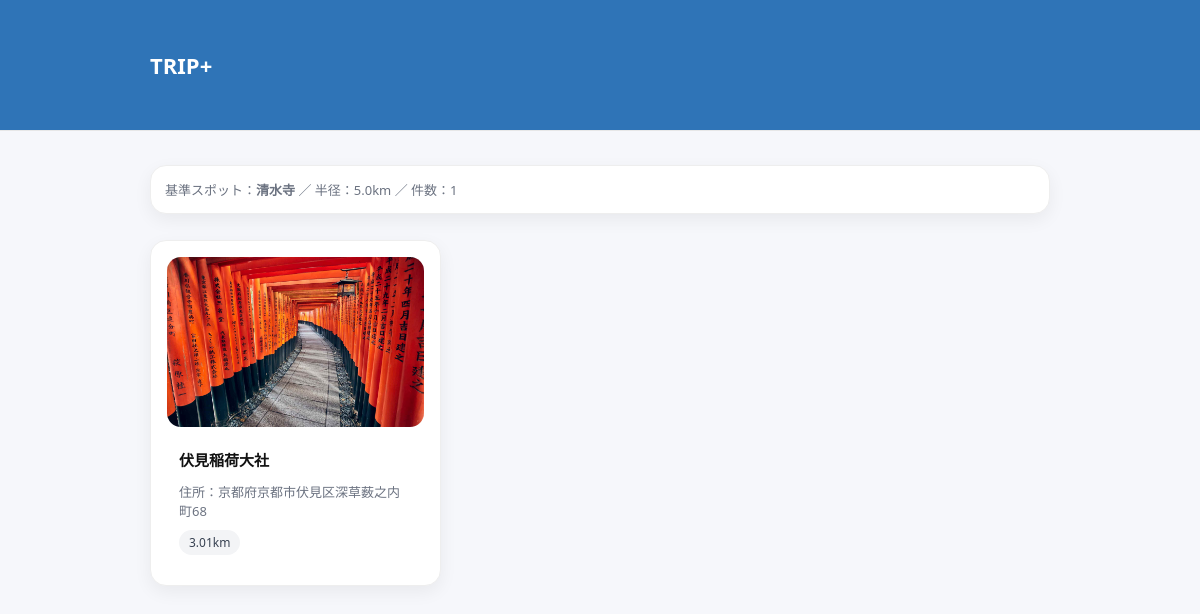
The app's page /spots/1/near/, older data.
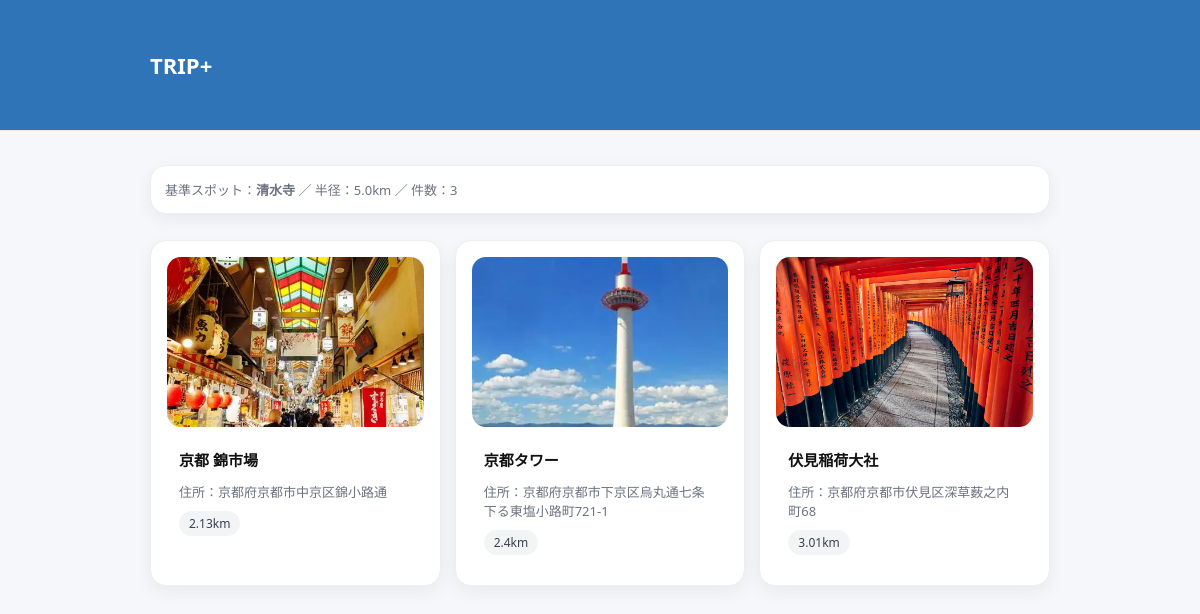
The same page, newer data.
### spots/models.py (models this page shows, shortened)
class Spot(models.Model):
    created_by = models.ForeignKey(
        settings.AUTH_USER_MODEL,
        on_delete=models.CASCADE,
        related_name="spots",
        null=True, blank=True,
    )
    BUSINESS_DAY_CHOICES = [
        ("mon", "月曜"),
        ("tue", "火曜"),
        ("wed", "水曜"),
        ("thu", "木曜"),
        ("fri", "金曜"),
        ("sat", "土曜"),
        ("sun", "日曜"),
        ("holiday", "年中無休"),
        ("irregular", "不定休"),
    ]
    PARKING_CHOICES = [
        ("有", "有"),
        ("無", "無"),
        ("不明", "不明"),
        ("注意", "注意（公式HP参照）"),
    ]
    parking = models.CharField("駐車場", max_length=20, choices=PARKING_CHOICES, blank=True)
    name = models.CharField(max_length=100)
    address = models.CharField(max_length=255, blank=True)
    image = models.ImageField(upload_to="spots/", blank=True, null=True)
    website = models.URLField("参考サイト", blank=True)
    phone = models.CharField("電話番号", max_length=30, blank=True)
    business_days = models.JSONField(default=list, blank=True, null=True)
    open_time = models.TimeField(null=True, blank=True)
    close_time = models.TimeField(null=True, blank=True)
    access = models.CharField(max_length=200, blank=True)
    language = models.CharField("ワード", max_length=30, blank=True)
    mood = models.CharField(max_length=30, blank=True)
    purpose = models.CharField(max_length=30, blank=True)
    time_axis = models.CharField("時間軸", max_length=50, blank=True)
    created_at = models.DateTimeField(auto_now_add=True)
    description = models.TextField(blank=True)
    latitude = models.DecimalField(max_digits=9, decimal_places=6, null=True, blank=True)
    longitude = models.DecimalField(max_digits=9, decimal_places=6, null=True, blank=True)

### spots/views.py (the view)
# urls.py: path("<int:pk>/near/", views.near_list, name="near_list"),
def near_list(request, pk):
    center = get_object_or_404(Spot, pk=pk)
    time_map = {"10": 1.0, "30": 3.0, "60": 7.0}
    radius_km = time_map.get(request.GET.get("time") or "", 5.0)
    q = (request.GET.get("q") or "").strip()
    qs = Spot.objects.exclude(pk=center.pk)
    if q:
        qs = qs.filter(
            Q(name__icontains=q) |
            Q(description__icontains=q) |
            Q(address__icontains=q)
        )
    results = []
    if center.latitude is not None and center.longitude is not None:
        for s in qs:
            if s.latitude is None or s.longitude is None:
                continue
            d = haversine_km(
                float(center.latitude), float(center.longitude),
                float(s.latitude), float(s.longitude)
            )
            if d <= radius_km:
                s.distance_km = round(d, 2)
                results.append(s)
    results.sort(key=lambda x: x.distance_km)
    context = {
        "center": center,
        "spots": results,
        "radius_km": radius_km,
        "q": q,
    }
    return render(request, "spots/near_list.html", context)

### spots/views.py (called while the page is built)
def haversine_km(lat1, lon1, lat2, lon2):
    R = 6371.0
    phi1 = math.radians(lat1)
    phi2 = math.radians(lat2)
    dphi = math.radians(lat2 - lat1)
    dlambda = math.radians(lon2 - lon1)
    a = (math.sin(dphi / 2) ** 2
         + math.cos(phi1) * math.cos(phi2) * math.sin(dlambda / 2) ** 2)
    return 2 * R * math.asin(math.sqrt(a))

### spots/templates/spots/near_list.html (shortened to what this page needs)
{% extends "base.html" %}
{% load static %}
{% block content %}
<div class="wrap">
  <div class="card" style="padding:14px; margin-top:14px;">
    <div class="muted">
      基準スポット：<strong>{{ center.name }}</strong> ／ 半径：{{ radius_km }}km ／ 件数：{{ spots|length }}
    </div>
  </div>
  <div class="grid">
    {% for s in spots %}
      <div class="card">
        <a href="{% url 'spots:spot_detail' s.pk %}">
          {% if s.image %}
            <img class="thumb" src="{{ s.image.url }}" alt="{{ s.name }}">
          {% else %}
            <img class="thumb" src="{% static 'accounts/sample_spot.jpg' %}" alt="no image">
          {% endif %}
        </a>
        <div class="body">
          <div class="row">
            <a class="title" href="{% url 'spots:spot_detail' s.pk %}">{{ s.name }}</a>
          </div>
          <div class="row" style="margin-top:6px;">
            <div class="muted">住所：{{ s.address }}</div>
            <span class="pill">{{ s.distance_km }}km</span>
          </div>
        </div>
      </div>
    {% endfor %}
  </div>
</div>
{% endblock %}

Row changes from the older to the newer data that the page shows:
added Spot: image (picture), name "京都 錦市場", address "京都府京都市中京区錦小路通", distance_km "2.13"
added Spot: image (picture), name "京都タワー", address "京都府京都市下京区烏丸通七条下る東塩小路町721-1", distance_km "2.4"
Text that changed along with them:
{{ spots|length }}: "1" → "3"
